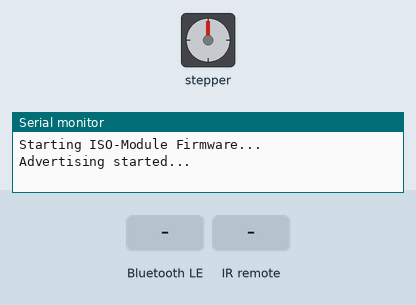
A sketch run on a simulated ESP32. On the bench: stepper motor, the last lines printed to the serial monitor. Inputs (shaded band) come from the test bench. I2S audio is not simulated (input reads silence); EEPROM starts erased; nothing arrives over Bluetooth unless stated; a phone connects over Bluetooth LE 3 s after start; stepper angles assume 200 steps per turn.

Above: at 1.2 s.
1.3 s: Bluetooth LE write "goto:" received
At 1.45 s:
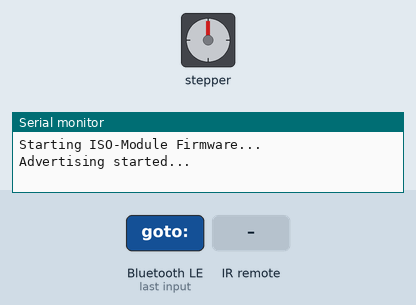
At 3.25 s:
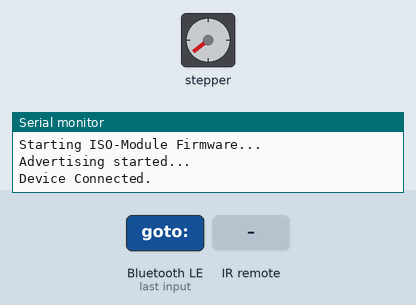
4.3 s: infrared code 0x8 received
At 4.45 s:
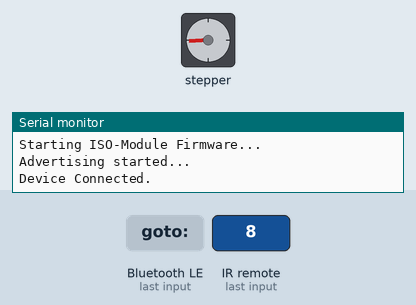
7.3 s: Bluetooth LE write "goto:" received
10.3 s: infrared code 0x8 received
Timing chart, 0 to 16.8 s (numbered marks = the images above; inputs shaded):
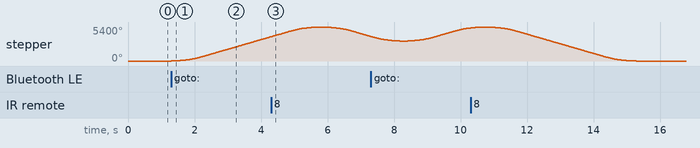

The sketch:

decibel_defender_esp32.ino
```cpp
#include <Arduino.h>
#include <BLEDevice.h>
#include <BLEUtils.h>
#include <BLEServer.h>
#include <BLE2902.h>
#include <AccelStepper.h>
#include <Preferences.h>
#include "driver/i2s.h"
#include <math.h>
#include <IRremote.h>

// ---------------- PIN DEFINITIONS ----------------
#define I2S_WS 25
#define I2S_SD 33
#define I2S_SCK 26

#define STEPPER_DIR_PIN 5
#define STEPPER_STEP_PIN 18
#define STEPPER_ENABLE_PIN 19

#define IR_RECEIVE_PIN 27

// ---------------- I2S CONFIG ----------------
#define I2S_PORT I2S_NUM_0
#define SAMPLE_RATE 44100
#define BUFFER_LEN 512

// ---------------- MOTOR DEFAULTS ----------------
#define DEFAULT_MOTOR_SPEED 890.0
#define DEFAULT_MOTOR_ACCEL 990.0

// ---------------- SPL CALIBRATION ----------------
#define MIC_REF_DB 94.0
#define MIC_REF_DBFS -26.0

// ---------------- TIME WEIGHTING ----------------
#define TIME_WEIGHTING_FAST 0
#define TIME_WEIGHTING_SLOW 1
#define TIME_WEIGHTING_MODE TIME_WEIGHTING_FAST

// ---------------- BLE UUIDS ----------------
#define SERVICE_UUID "4fafc201-1fb5-459e-8fcc-c5c9c331914b"
#define COMMAND_CHARACTERISTIC_UUID "beb5483e-36e1-4688-b7f5-ea07361b26a8"
#define NOISE_CHARACTERISTIC_UUID "19b10001-e8f2-537e-4f6c-d104768a1214"

// ---------------- OBJECTS ----------------
AccelStepper stepper(AccelStepper::DRIVER, STEPPER_STEP_PIN, STEPPER_DIR_PIN);
Preferences preferences;
BLECharacteristic *pNoiseCharacteristic;
TaskHandle_t audioTaskHandle = NULL;

// ---------------- GLOBAL STATE ----------------
long totalSteps;
float motorSpeed;
float motorAccel;

bool deviceConnected = false;

bool isAutoMode = true;
bool isNoiseAutoCloseEnabled = true;
int closeThreshold = 75;
bool wasClosedByNoise = false;

unsigned long lastNoiseExceededTime = 0;
unsigned long lastNoiseDropTime = 0;

const unsigned long noiseDebounceDuration = 5000;
const unsigned long reopenDebounceDuration = 3000;

portMUX_TYPE mux = portMUX_INITIALIZER_UNLOCKED;
float smoothedDB = 0;

volatile long commandedPosition = -1;
volatile bool commandIsFromAutomation = false;

// ---------------- A-WEIGHTING FILTER ----------------
float a0 = 0.2557411;
float a1 = -0.5114822;
float a2 = 0.2557411;
float b1 = -1.6906593;
float b2 = 0.7324808;
float aw_x1 = 0, aw_x2 = 0, aw_y1 = 0, aw_y2 = 0;

float AWeight(float input) {
  float output = a0 * input + a1 * aw_x1 + a2 * aw_x2 - b1 * aw_y1 - b2 * aw_y2;
  aw_x2 = aw_x1;
  aw_x1 = input;
  aw_y2 = aw_y1;
  aw_y1 = output;
  return output;
}

// ---------------- BLE CALLBACKS ----------------
class ServerCallbacks : public BLEServerCallbacks {
  void onConnect(BLEServer* pServer) {
    deviceConnected = true;
    Serial.println("Device Connected.");
  }

  void onDisconnect(BLEServer* pServer) {
    deviceConnected = false;
    Serial.println("Device Disconnected. Restarting advertising...");
    // It's good practice to restart advertising on disconnect to allow reconnection.
    pServer->startAdvertising();
  }
};

class CommandCallbacks : public BLECharacteristicCallbacks {
  void onWrite(BLECharacteristic *pCharacteristic) {
    String cmd = pCharacteristic->getValue();
    if (cmd.length() == 0) return;

    if (cmd.startsWith("goto:")) {
      int percentage = constrain(cmd.substring(5).toInt(), 0, 100);
      commandedPosition = map(percentage, 0, 100, totalSteps, 0);
      commandIsFromAutomation = false;
    }
    else if (cmd.startsWith("config:")) {
      String configStr = cmd.substring(7);
      isAutoMode = configStr.indexOf("auto=1") != -1;
      isNoiseAutoCloseEnabled = configStr.indexOf("noise=1") != -1;

      int threshIdx = configStr.indexOf("thresh=");
      if (threshIdx != -1)
        closeThreshold = configStr.substring(threshIdx + 7).toInt();
    }
    else if (cmd == "restart") {
      ESP.restart();
    }
  }
};

// ---------------- I2S SETUP ----------------
void setupI2S() {
  i2s_config_t i2s_config = {
    .mode = (i2s_mode_t)(I2S_MODE_MASTER | I2S_MODE_RX),
    .sample_rate = SAMPLE_RATE,
    .bits_per_sample = I2S_BITS_PER_SAMPLE_32BIT,
    .channel_format = I2S_CHANNEL_FMT_ONLY_RIGHT,
    .communication_format = I2S_COMM_FORMAT_I2S,
    .intr_alloc_flags = 0,
    .dma_buf_count = 8,
    .dma_buf_len = 512,
    .use_apll = false
  };

  i2s_pin_config_t pin_config = {
    .bck_io_num = I2S_SCK,
    .ws_io_num = I2S_WS,
    .data_out_num = -1,
    .data_in_num = I2S_SD
  };

  i2s_driver_install(I2S_PORT, &i2s_config, 0, NULL);
  i2s_set_pin(I2S_PORT, &pin_config);
}

// ---------------- AUDIO TASK ----------------
void audioTask(void *parameter) {
  int32_t i2sBuffer[BUFFER_LEN];
  static float dcOffset = 0;
  static unsigned long lastNotify = 0;

  while (true) {
    size_t bytesRead;
    i2s_read(I2S_PORT, &i2sBuffer, sizeof(i2sBuffer), &bytesRead, portMAX_DELAY);

    int samples = bytesRead / 4;
    double sum = 0;

    for (int i = 0; i < samples; i++) {
      int32_t sample = i2sBuffer[i] >> 8;
      float normalized = sample / 8388608.0f;

      dcOffset = 0.999f * dcOffset + 0.001f * normalized;
      normalized -= dcOffset;

      float weighted = AWeight(normalized);
      sum += weighted * weighted;
    }

    float rms = sqrt(sum / samples);
    if (rms < 0.000001f) rms = 0.000001f;

    float dBFS = 20.0f * log10(rms);
    float dBA = dBFS - MIC_REF_DBFS + MIC_REF_DB;

    float tau = (TIME_WEIGHTING_MODE == TIME_WEIGHTING_FAST) ? 0.125f : 1.0f;
    float dt = (float)BUFFER_LEN / SAMPLE_RATE;
    float alpha = 1.0f - expf(-dt / tau);

    portENTER_CRITICAL(&mux);
    smoothedDB = smoothedDB + alpha * (dBA - smoothedDB);
    portEXIT_CRITICAL(&mux);

    if (deviceConnected && millis() - lastNotify > 200) {
      float dbValue;
      portENTER_CRITICAL(&mux);
      dbValue = smoothedDB;
      portEXIT_CRITICAL(&mux);

      pNoiseCharacteristic->setValue(dbValue);
      pNoiseCharacteristic->notify();
      lastNotify = millis();
    }
  }
}

// ---------------- SETUP ----------------
void setup() {
  Serial.begin(115200);
  Serial.println("Starting ISO-Module Firmware...");

  preferences.begin("iso-module", false);
  motorSpeed = preferences.getFloat("motorSpeed", DEFAULT_MOTOR_SPEED);
  motorAccel = preferences.getFloat("motorAccel", DEFAULT_MOTOR_ACCEL);
  totalSteps = preferences.getLong("totalSteps", 3000);

  stepper.setEnablePin(STEPPER_ENABLE_PIN);
  stepper.setPinsInverted(false, false, true);
  stepper.setMaxSpeed(motorSpeed);
  stepper.setAcceleration(motorAccel);
  stepper.setCurrentPosition(0);
  stepper.disableOutputs();

  BLEDevice::init("ISO-Module");
  BLEServer *pServer = BLEDevice::createServer();
  pServer->setCallbacks(new ServerCallbacks());
  BLEService *pService = pServer->createService(SERVICE_UUID);

  BLECharacteristic* pCommandCharacteristic = pService->createCharacteristic(COMMAND_CHARACTERISTIC_UUID, BLECharacteristic::PROPERTY_WRITE);
  pCommandCharacteristic->setCallbacks(new CommandCallbacks());

  pNoiseCharacteristic = pService->createCharacteristic(NOISE_CHARACTERISTIC_UUID, BLECharacteristic::PROPERTY_READ | BLECharacteristic::PROPERTY_NOTIFY);
  pNoiseCharacteristic->addDescriptor(new BLE2902());

  pService->start();

  // This is the critical fix. The service UUID must be in the advertisement
  // for the web app to find the device.
  BLEAdvertising *pAdvertising = BLEDevice::getAdvertising();
  pAdvertising->addServiceUUID(SERVICE_UUID);
  pAdvertising->setScanResponse(true);

  BLEDevice::startAdvertising();
  Serial.println("Advertising started...");

  IrReceiver.begin(IR_RECEIVE_PIN, false);
  setupI2S();
  xTaskCreatePinnedToCore(audioTask, "AudioTask", 8192, NULL, 1, &audioTaskHandle, 0);
}

// ---------------- MAIN LOOP ----------------
void loop() {
  if (commandedPosition >= 0) {
    if (!stepper.isRunning())
      stepper.enableOutputs();
    stepper.moveTo(commandedPosition);
    wasClosedByNoise = commandIsFromAutomation;
    commandedPosition = -1;
  }

  stepper.run();

  float currentDB;
  portENTER_CRITICAL(&mux);
  currentDB = smoothedDB;
  portEXIT_CRITICAL(&mux);

  if (stepper.distanceToGo() == 0 && IrReceiver.decode()) {
    commandIsFromAutomation = false;
    switch (IrReceiver.decodedIRData.command) {
      case 0x8: commandedPosition = 0; break;
      case 0x5A: commandedPosition = totalSteps; break;
      case 0x1C: commandedPosition = stepper.currentPosition(); break;
    }
    IrReceiver.resume();
  }

  if (isAutoMode && isNoiseAutoCloseEnabled) {
    if (currentDB > closeThreshold) {
      if (lastNoiseExceededTime == 0)
        lastNoiseExceededTime = millis();

      if (millis() - lastNoiseExceededTime >= noiseDebounceDuration) {
        commandedPosition = totalSteps;
        commandIsFromAutomation = true;
        lastNoiseExceededTime = 0;
      }
    }
    else {
      lastNoiseExceededTime = 0;
    }

    if (currentDB < (closeThreshold - 15) && wasClosedByNoise) {
      if (lastNoiseDropTime == 0)
        lastNoiseDropTime = millis();

      if (millis() - lastNoiseDropTime >= reopenDebounceDuration) {
        commandedPosition = 0;
        commandIsFromAutomation = true;
        lastNoiseDropTime = 0;
      }
    }
    else {
      lastNoiseDropTime = 0;
    }
  }

  if (stepper.distanceToGo() == 0) {
    stepper.disableOutputs();
  }

  // Reconnect logic is now handled by the onDisconnect callback.
}
```

Measured:
- after the input at 1.3 s, stepper: keeps turning clockwise at about 1288°/s, starting at once
